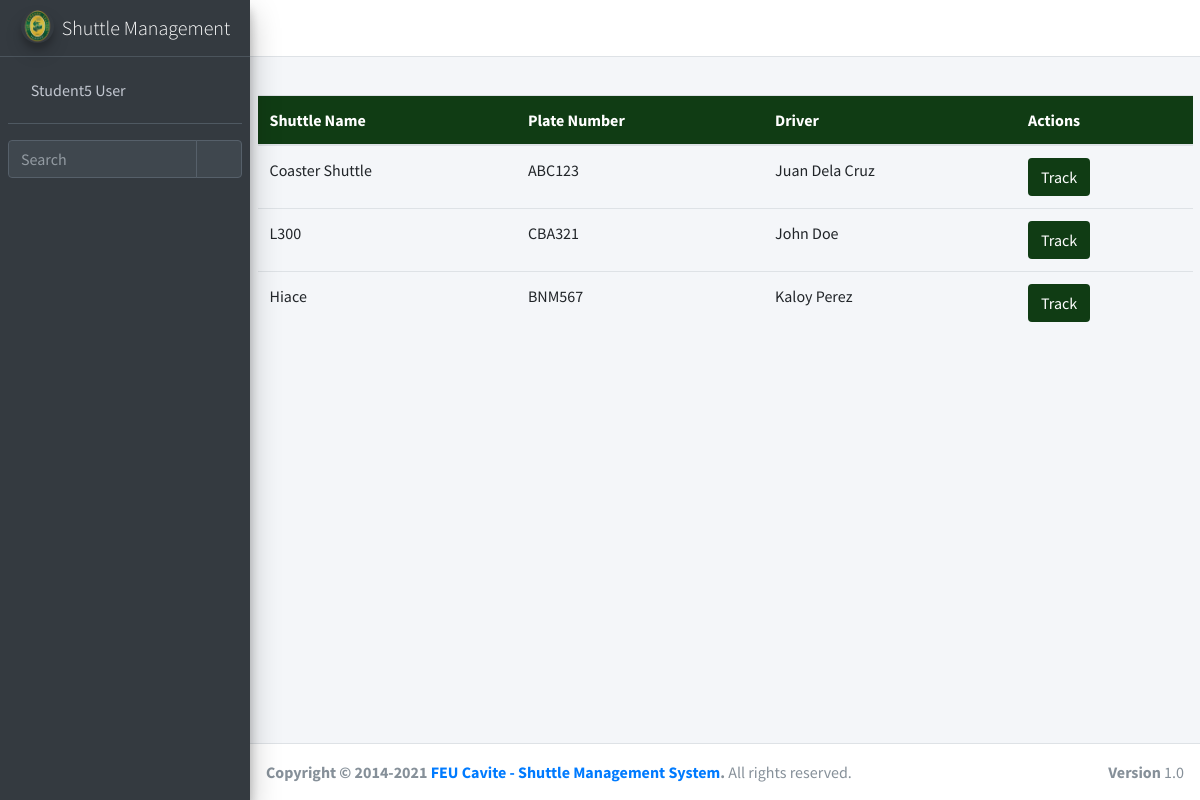
The app's page /ticket/shuttle_options/ (signed in), older data.
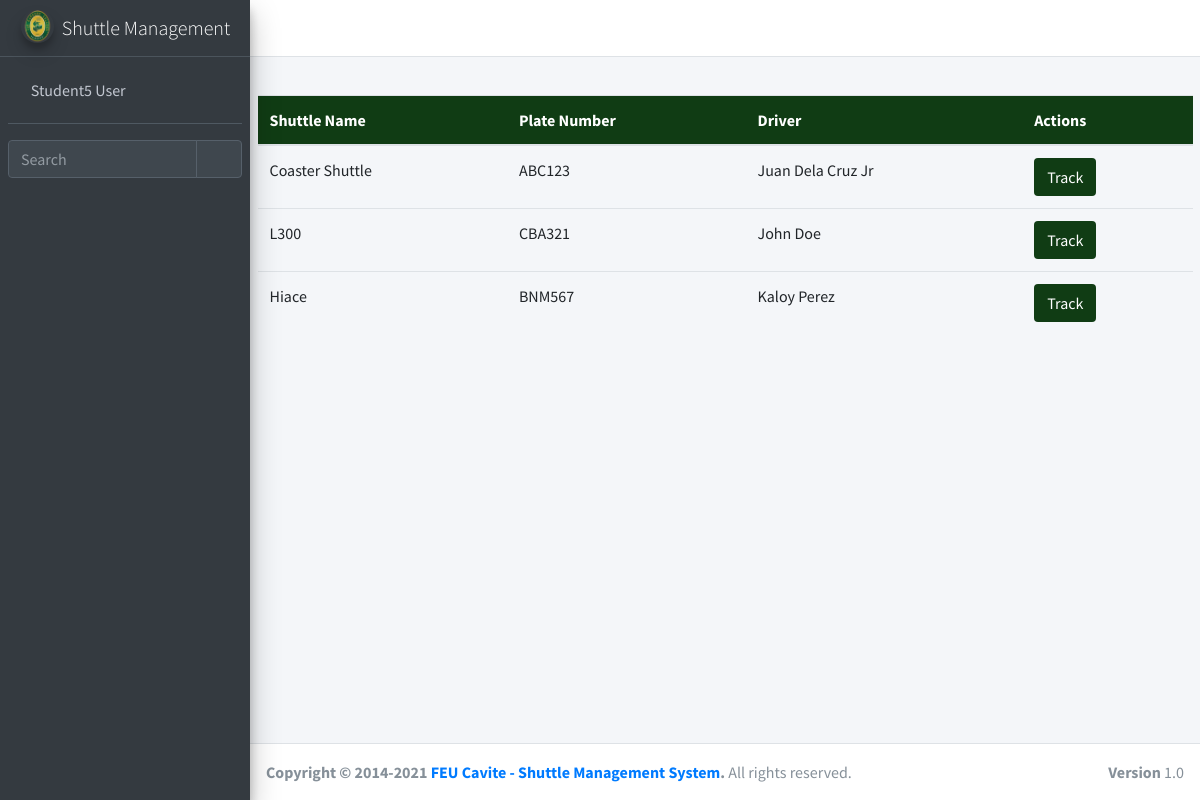
The same page, newer data.
### ticket/models.py (models this page shows, shortened)
class shuttle_service(models.Model):
    shuttle_service_id = models.AutoField(primary_key=True)
    shuttle_name = models.ForeignKey(shuttle_service_list, null=True, blank=True, on_delete=models.CASCADE)
    gps_link = models.CharField(max_length=255, blank=True, null = True)

class shuttle_service_list(models.Model):
    shuttle_service_list_id = models.AutoField(primary_key=True)
    shuttle_name = models.CharField(max_length=255, blank=True, null = True)
    plate_number = models.CharField(max_length=255, blank=True, null = True)
    driver_name = models.ForeignKey(shuttle_driver, null=True, blank=True, on_delete=models.CASCADE)

class shuttle_driver(models.Model):
    shuttle_driver_id = models.AutoField(primary_key=True)
    driver_name = models.CharField(max_length=255, blank=True, null = True)
    def __str__(self):
        return str(self.driver_name)

### ticket/views.py (the view)
# urls.py: path('shuttle_options/', login_required(views.shuttle_options), name='shuttle_options'),
def shuttle_options(request):
	query = {
		'ss': shuttle_service.objects.all()
	}
	return render(request, 'ticket/shuttle_options.html', query)

### ticket/templates/ticket/shuttle_options.html (shortened to what this page needs)
{% extends 'ticket/popupbase.html' %}
{% block content %}
{% load crispy_forms_tags %}
{% load static %}
<section>
	<div class="container-fluid">
		<table class="table table-stripped">
			<thead class="thead-custom">
				<tr>
					<th>Shuttle Name</th>
					<th>Plate Number</th>
					<th>Driver</th>
					<th>Actions</th>
				</tr>
			</thead>
			<tbody>
				{% for items in ss %}
				<tr>
					<td>
						{{items.shuttle_name.shuttle_name}}
					</td>
					<td>
						{{items.shuttle_name.plate_number}}
					</td>
					<td>
						{{items.shuttle_name.driver_name}}
					</td>
					<td>
						<a href="/ticket/route/{{items.shuttle_service_id}}" class="btn btn-success1">Track</a>
					</td>
				</tr>
				{% endfor %}
			</tbody>
		</table>
	</div>
</section>
{% endblock content %}

Row changes from the older to the newer data that the page shows:
changed through a linked row, shuttle_service "Coaster Shuttle": shuttle_name.driver_name "Juan Dela Cruz" → "Juan Dela Cruz Jr"
